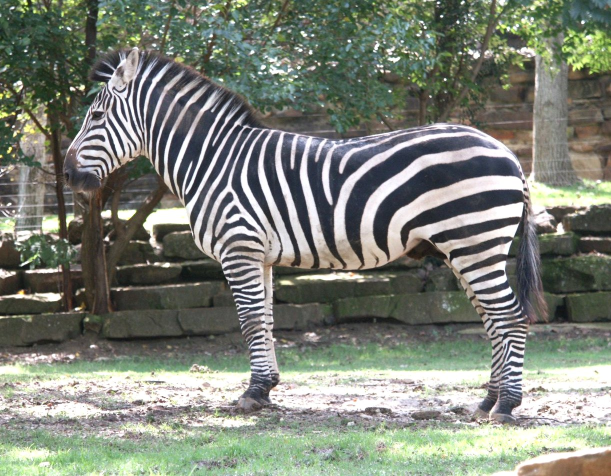
%> input picture CS216_image_understanding/Assignment2/zebra1.jpg, 1222 x 952 px (shown at 1/2 size)
$ octave H3_P4.m   (GNU Octave 9; MATLAB toolbox functions it lacks are replaced by stand-ins)
%> lines starting %> are read from the running program, lines starting %| are printed output that depends on the picture
### CS216_image_understanding/Assignment_3/filterBanks.m
function[filtered]=filterBanks(image)

I=im2double(image);

filter1=fspecial('gaussian',[1 3],1);
filter2=fspecial('gaussian',[1 6],2);
filter3=fspecial('gaussian',[1 12],4);
filter4=fspecial('gaussian',[3,1],1);
filter5=fspecial('gaussian',[6,1],2);
filter6=fspecial('gaussian',[12,1],4);

filtered1=imfilter(I,filter1);
filtered2=imfilter(I,filter2);
filtered3=imfilter(I,filter3);
filtered4=imfilter(I,filter4);
filtered5=imfilter(I,filter5);
filtered6=imfilter(I,filter6);
filtered7=imfilter(I,fspecial('gaussian',[6 6],2))-imfilter(I,fspecial('gaussian',[3 3],1));
filtered8=imfilter(I,fspecial('gaussian',[12 12],4))-imfilter(I,fspecial('gaussian',[6 6],2));


filtered=struct('filter_1',filtered1,'filter_2',filtered2,'filter_3',filtered3,'filter_4',filtered4,'filter_5',filtered5,'filter_6',filtered6,'filter_7',filtered7,'filter_8',filtered8);
end

### CS216_image_understanding/Assignment_3/H3_P4.m

I=rgb2gray(imread('zebra1.jpg'));% load image
%> I: size 952x1222 uint8; min 11, max 255, mean 128.2
I=imresize(I,[800,600]);
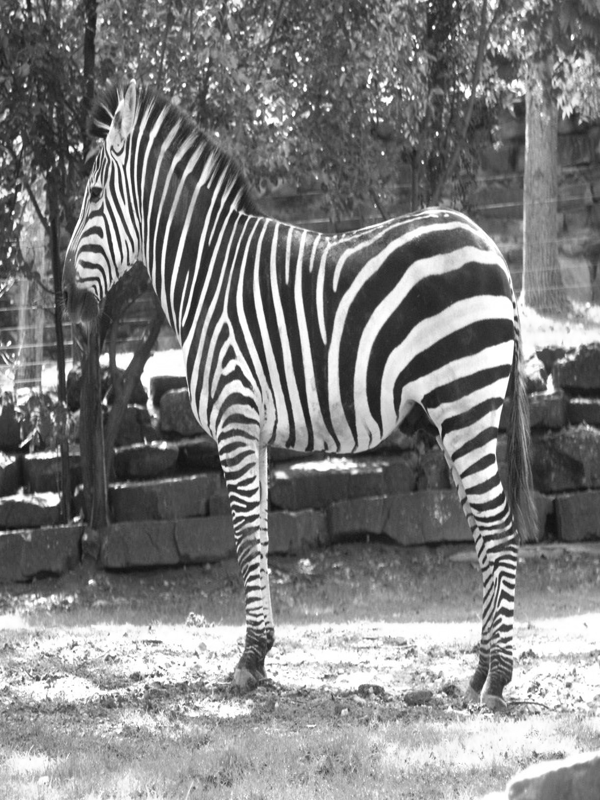
%> I: size 800x600 uint8; min 16, max 255, mean 128.2
[nrows,ncols]=size(I);
%> nrows = 800; ncols = 600
filtered_I=filterBanks(I);
%> in filterBanks, `filtered2=imfilter(I,filter2);`:
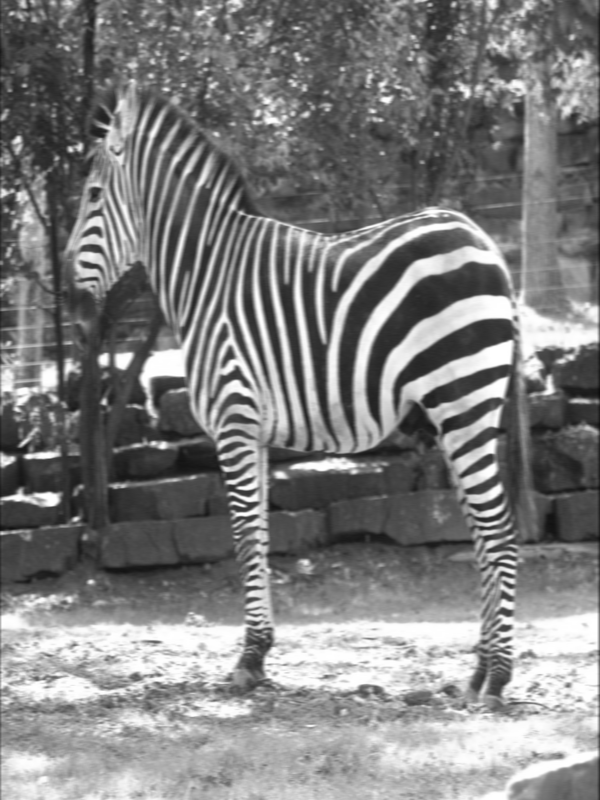
%> filtered2: size 800x600 double; min 0.0509, max 1, mean 0.502
%> in filterBanks, `filtered3=imfilter(I,filter3);`:
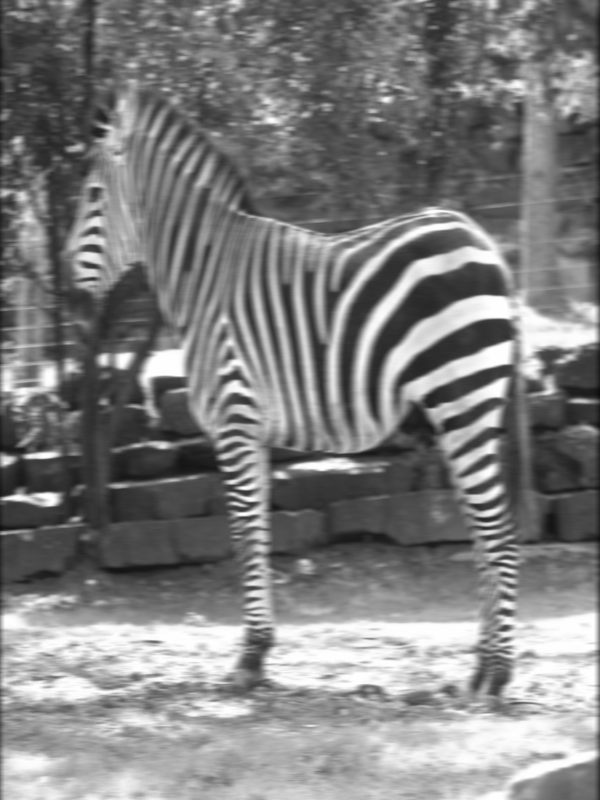
%> filtered3: size 800x600 double; min 0.0515, max 1, mean 0.501
%> in filterBanks, `filtered5=imfilter(I,filter5);`:
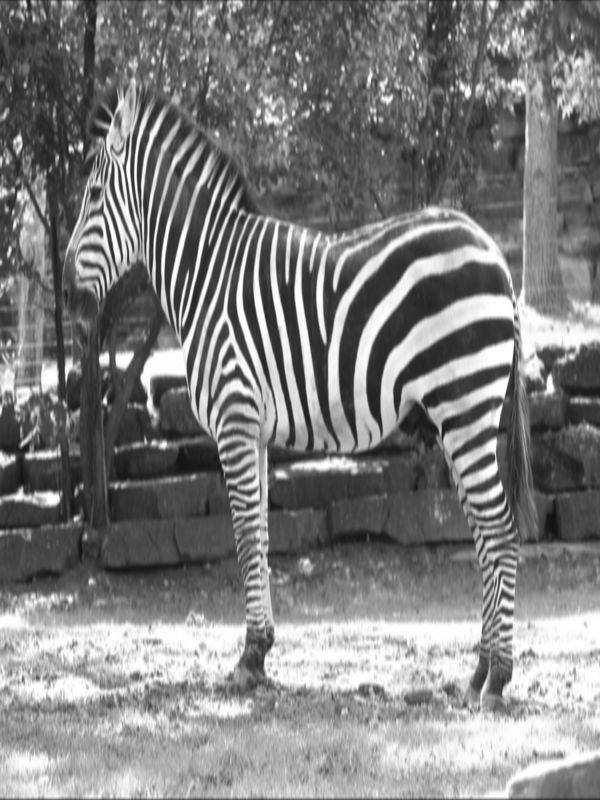
%> filtered5: size 800x600 double; min 0.0729, max 1, mean 0.502
%> in filterBanks, `filtered6=imfilter(I,filter6);`:
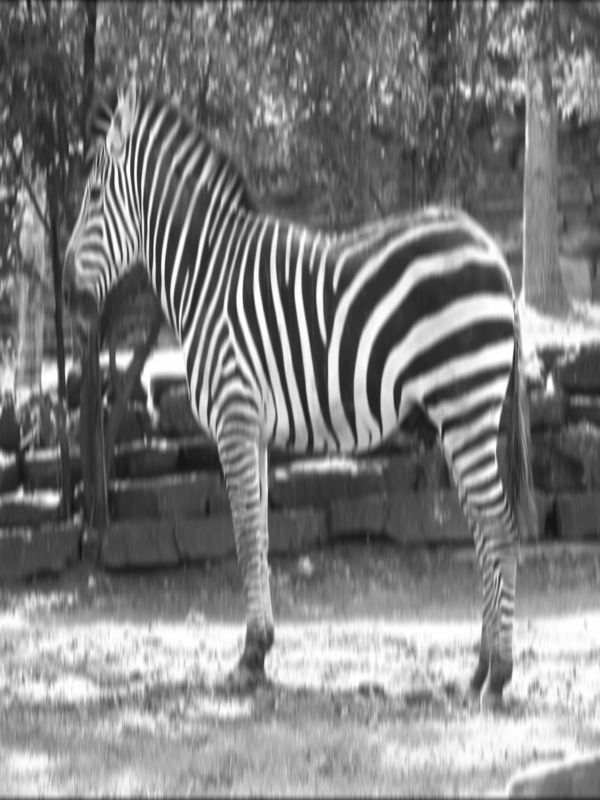
%> filtered6: size 800x600 double; min 0.0755, max 1, mean 0.501
%> in filterBanks, `filtered7=imfilter(I,fspecial('gaussian',[6 6],2))-imfilter(I,fspecial..`:
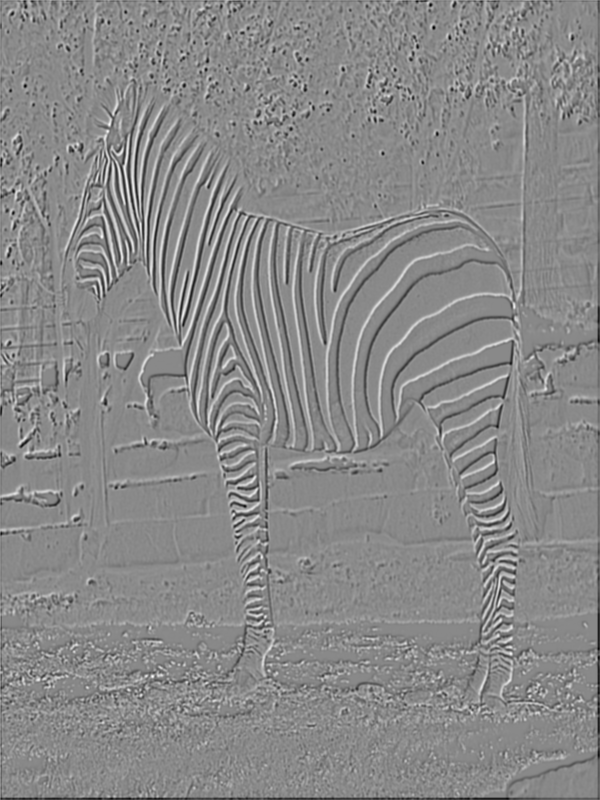
%> filtered7: size 800x600 double; min -0.355, max 0.304, mean -0.000998; drawn with min black and max white
%> in filterBanks, `filtered8=imfilter(I,fspecial('gaussian',[12 12],4))-imfilter(I,fspeci..`:
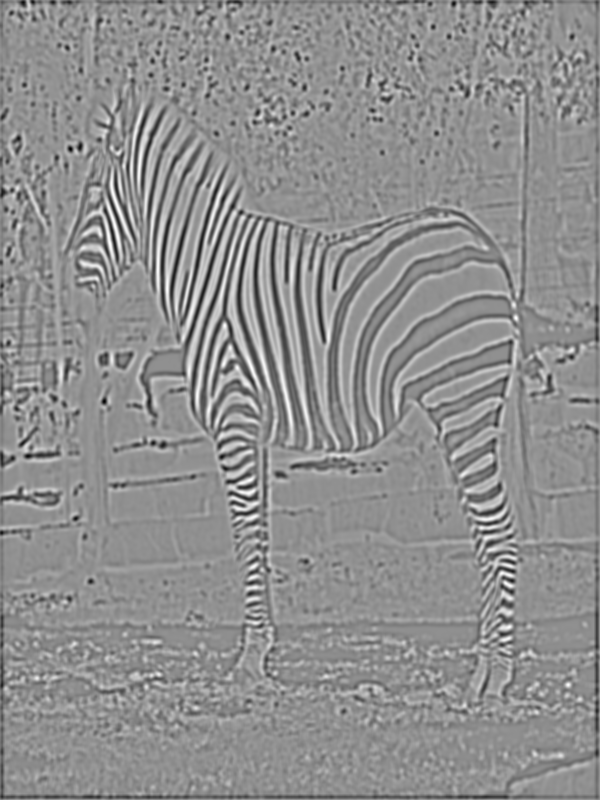
%> filtered8: size 800x600 double; min -0.346, max 0.265, mean -0.00187; drawn with min black and max white
data=zeros(nrows*ncols,8);


data(:,1)=reshape(filtered_I.filter_1,nrows*ncols,1);
data(:,2)=reshape(filtered_I.filter_2,nrows*ncols,1);
data(:,3)=reshape(filtered_I.filter_3,nrows*ncols,1);
data(:,4)=reshape(filtered_I.filter_4,nrows*ncols,1);
data(:,5)=reshape(filtered_I.filter_5,nrows*ncols,1);
data(:,6)=reshape(filtered_I.filter_6,nrows*ncols,1);
data(:,7)=reshape(filtered_I.filter_7,nrows*ncols,1);
data(:,8)=reshape(filtered_I.filter_8,nrows*ncols,1);

K=20;
%> (the run ends here)
